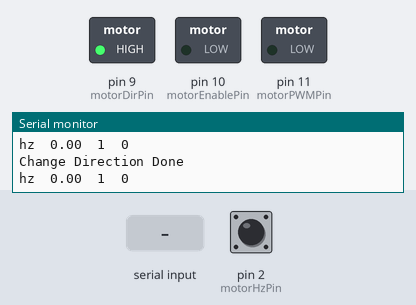
This sketch was run on a simulated Arduino Uno, built with avr-gcc and run on an emulated ATmega328P. Parts: switched loads named in the sketch (green lamp = pin HIGH), the last lines printed to the serial monitor. The test bench sets the inputs (shaded band); at power-on: pin 2 (motorHzPin) HIGH. Random numbers use the default seed unless the sketch sets one.

Above: at 2.2 s.
2.3 s: "C90\n" received over Serial
At 4.2 s:
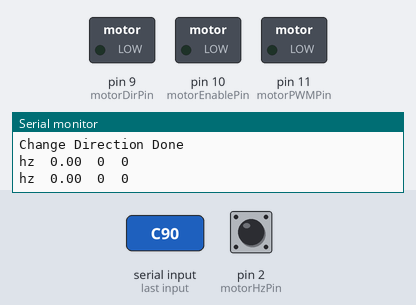
5.8 s: byte 67 ('C') received over Serial
At 6.2 s:
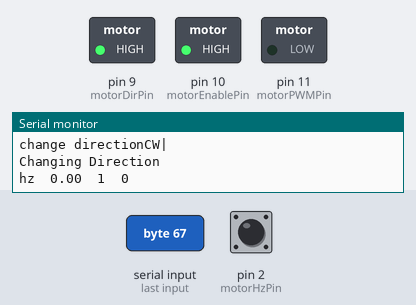
7.3 s: byte 69 ('E') received over Serial
At 7.7 s:
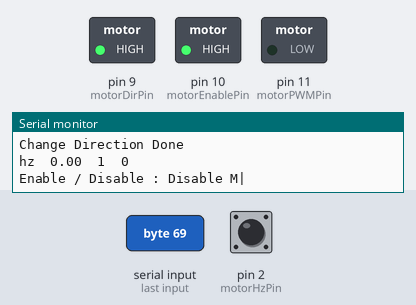
Timing chart, 0 to 10.3 s (numbered marks = the images above; inputs shaded):
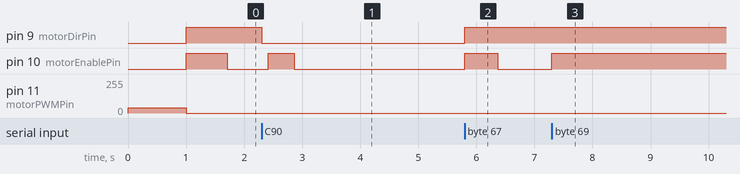

The sketch:

DiscMotorController.ino
```cpp
/*
  Controller MZBL4801F

*/


#include "PinAssignment.h" //Pin Config

long input_value[Input_size];

int power = 50;    // how bright the motorPWMPin is
int increment = 10;    // how many points to fade the motorPWMPin by

bool clockwise = true;
bool enableMotor = true;

bool oneSide = true;

bool quick = true;

long Hz;

unsigned long previousMillis = 0;        // will store last time LED was updated
long intervals = 10000;           // interval at which to blink (milliseconds)

bool prevDirection = true;
bool currDirection = true;
long changeDirectionMillis = 0;
long changeDirectionInterval = 100;
int changeDirectionStage = 0;

//
unsigned long timestamp = 0L ;
long prev_pulses = 0L ;
int num_of_poles = 3;
float rpmReading;

// the setup routine runs once when you press reset:
void setup() {
  // declare pin 9 to be an output:
  pinMode(motorPWMPin, OUTPUT);
  pinMode(motorEnablePin, OUTPUT);
  digitalWrite(motorEnablePin, LOW); //HIGH to enable
  pinMode(motorDirPin, OUTPUT);

  Serial.begin(115200);
 // analogWrite(motorPWMPin, 50);
 // delay(1000);
  analogWrite(motorPWMPin, 40);
  delay(1000);
  power = 0;

  //
  pinMode (motorHzPin, INPUT_PULLUP) ; // just in case its open-collector
  attachInterrupt (0, int_func, RISING) ;  // interrupt channel 0 is pin 2 (for Uno etc)


  Serial.println("Starting");

}

// the loop routine runs over and over again forever:
void loop() {
  // Essentials
  unsigned long currentMillis = millis();

  /* Error Checking */
  if (power <= 0)
  {
    power = 0;
  }
  if (power >= 255)
  {
    power = 255;
  }

  if (clockwise) {
    digitalWrite(motorDirPin, HIGH);
  } else {
    digitalWrite(motorDirPin, LOW);
  }


  if (enableMotor) {
    digitalWrite(motorEnablePin, LOW);
  }
  else {
    digitalWrite(motorEnablePin, HIGH);
  }

  if (prevDirection != currDirection) {
    changeDirectionStage = 0;
  }

  if (currentMillis - changeDirectionMillis >= changeDirectionInterval) {
    if (changeDirectionStage == 0) {
      changeDirectionInterval = random(100,1000);
      enableMotor = false;
      changeDirectionStage = 1;
      changeDirectionMillis = currentMillis;
      prevDirection = currDirection;
      Serial.println("Changing Direction");
    } else if (changeDirectionStage == 1) {
      enableMotor = true;
      changeDirectionStage = 2;
      Serial.println("Change Direction Done");
      changeDirectionMillis = currentMillis;
    }else{
      }
  }


  /*
    if (currentMillis - previousMillis >= intervals) {
      // save the last time you blinked the LED
      previousMillis = currentMillis;

      power = random(40, 60);

      if (quick) {
        intervals = random(500, 800);
        quick = !quick;
      } else {
        intervals = random(2000, 3000);
        quick = !quick;
      }
      if (oneSide) {
        digitalWrite(motorDirPin, LOW);
        if (quick) {
       //   Serial.println("slow");
          analogWrite(motorPWMPin, power);
              oneSide = !oneSide;
        } else {
       //   Serial.println("quick");
          analogWrite(motorPWMPin, 100);
        }

       // Serial.println("ACW");
      } else {

        digitalWrite(motorDirPin, HIGH);
        if (quick) {
        //  Serial.println("slow");
          analogWrite(motorPWMPin, power);

        } else {
        //  Serial.println("quick");
          analogWrite(motorPWMPin, 100);
                    oneSide = !oneSide;
        }

       // Serial.println("CW");
      }

    } else {

    // Serial.print( "Hz: " );
    // Serial.println(Hz);
    }

    // Hz = pulseInLong(5, HIGH);


  */


  if (currentMillis - timestamp >= 1000) { // triggered every second
    {
      timestamp += 1000 ;  // setup for next time

      long now_pulses = get_pulsecount () ;  // sample the count
      long count = now_pulses - prev_pulses ; // take difference from last sample
      prev_pulses = now_pulses ;  // update the previous value
rpmReading = count * 60.0 / num_of_poles;

       Serial.print("hz\t");
       Serial.print(rpmReading);
        Serial.print("\t");
        Serial.print(clockwise);
        Serial.print("\t");
        Serial.println(power);
    }

  }

  analogWrite(motorPWMPin, power);
  //Serial.println(power);


  serial_decode();
  check_update();

  currDirection = clockwise;

}
```

PinAssignment.h
```cpp
// ============ Motor ================

#define motorPWMPin 11
#define motorEnablePin 10
#define motorDirPin 9

#define motorHzPin 2


#define Input_size 3  //define number of inputs value(s)
```

RPM_Checker.ino
```cpp
volatile long pulses = 0 ;  // must be volatile if used in ISR

void int_func ()
{
  pulses ++ ;
}

long get_pulsecount ()  // safely read pulses when its not changing
{
  noInterrupts () ;
  long res = pulses ;  // don't zero the count, just sample it, less scope for bugs (easy debug)
  interrupts () ;
  return res ;
}
```

Serial_Communication.ino
```cpp
/*  Serial Decode

  0: 0 CW 1 ACW
  1: val 0-255
  2: duration 1000 = 1s
*/

String inString = "";    // string to hold input char
String inString_buffer = "";    // string to hold input Serial msg
String inString_display_buffer = "";    // string to hold Display info

bool exclude_print_val = true;


int current_index = 0;//index of current decoding number
//long input_value[Input_size];  //inputs value(s) buffer -> moved to main tab
boolean update_flag = false; //Flag for end of success input string follow /n

void serial_decode()   // Read serial input: //TODO add serial1
{
  byte Read_Flag = 0;
  while (Serial.available() > 0)
  {
    int inChar = Serial.read();
    char_decode(inChar) ;
  }

  /*
    while (Serial1.available() > 0)
    {
      int inChar = Serial1.read();
      char_decode(inChar) ;
    }
  */
}


void char_decode(int inChar)
{
  // Read_Flag=0;
  inString_buffer += (char)inChar;
  if (isDigit(inChar))       //if get a number
  {
    // convert the incoming byte to a char
    // and add it to the string:
    inString += (char)inChar;
    //Serial.println(inString);
  }
  else if (inChar == '-')       // if you get a comma, convert to a number,
  {
    if (current_index < Input_size) // within size
    {
      input_value[current_index] = inString.toInt(); //

      //  pdInput_value[current_index] = inString.toInt(); //
      current_index++;  //increase index
    }


    //            else// giveup the value to avoide over access array
    //            {
    //              Serial.println("overflow");
    //            }
    inString = "";   // clear the string buffer for new input:


  }
  else if (inChar == '\n' || inChar == 'N')       //if you get a newline, convert to a number and print all value
  {
    if (current_index < Input_size) // within size
    {
      input_value[current_index] = inString.toInt(); //final value

    }
    //            else// giveup the value to avoide over access array
    //            {
    //              Serial.println("overflow(end)");
    //            }
setSpeedController();

    inString = "";   // clear the string buffer for new input:
    current_index = 0;// reset the index
    //Set update_Flag
    update_flag = true;

  }
  else if (inChar == 'C') //Check if online
  {
    //DO STH HERE
    inString = "";   // clear the string buffer for new input:

    clockwise = !clockwise;

    Serial.print("change direction");
    if (clockwise) {
      Serial.print("CW");
    } else {
      Serial.print("AWC");
    }
    update_flag = true;
    exclude_print_val = true;
  }
  else if (inChar == 'E') //Check if online
  {
    //DO STH HERE
    inString = "";   // clear the string buffer for new input:

    enableMotor = !enableMotor;

    Serial.print("Enable / Disable : ");
    if (enableMotor) {
      Serial.print("Enable M");
    } else {
      Serial.print("Disable M");
    }


    update_flag = true;
    exclude_print_val = true;
  }
  else if (inChar == 'P') //Check if online
  {
    //DO STH HERE
    inString = "";   // clear the string buffer for new input:
    long pulse = pulseIn(motorHzPin,HIGH);
    Serial.println(pulse/3);
    update_flag = true;
    exclude_print_val = true;
  }


}


void check_update()   //Check update flag and write value when string finish
{
  if ( update_flag == true) //update value
  {

    if (exclude_print_val == false) {
      //print all value
      Serial.print("hz\t");
      for (int index = 0; index < Input_size; index++)
      {

        Serial.print(input_value[index]);
        Serial.print("\t");

      }

    }
    //Finish Serial.print, Next Line
    Serial.println("|");

    exclude_print_val = false;
    update_flag = false; //clear flag
    inString_display_buffer = inString_buffer;    // string to hold input Serial msg
    inString_buffer = "";   // clear the string buffer for new input:
  }


}
```

Speed_Controller.ino
```cpp
void setSpeedController() {
  if (input_value[0] == 11) {
    power = input_value[1];
    Serial.print("Power : ");
    Serial.println(power);
    input_value[0] = 0;
  }
}
```

good_run_record.ino
```cpp
/*


#include "PinAssignment.h" //Pin Config

long input_value[Input_size];

int power = 80;    // how bright the motorPWMPin is
int increment = 10;    // how many points to fade the motorPWMPin by

bool oneSide = true;

bool quick = true;

long Hz;

unsigned long previousMillis = 0;        // will store last time LED was updated
long intervals = 10000;           // interval at which to blink (milliseconds)


// the setup routine runs once when you press reset:
void setup() {
  // declare pin 9 to be an output:
  pinMode(motorPWMPin, OUTPUT);
  pinMode(motorEnablePin, INPUT);
  digitalWrite(motorEnablePin, HIGH); //HIGH to enable
  pinMode(motorDirPin, OUTPUT);
  digitalWrite(motorDirPin, LOW);
  Serial.begin(115200);
  analogWrite(motorPWMPin, 50);
  delay(1000);
  analogWrite(motorPWMPin, 30);
  delay(1000);
  analogWrite(motorPWMPin, 40);
  delay(1000);

  Serial.println("Starting");

}

// the loop routine runs over and over again forever:
void loop() {
  // set the power of pin 9:

  if (power <= 0)
  {
    power = 0;
  }
  if (power >= 255)
  {
    power = 255;
  }
  analogWrite(motorPWMPin, power);

  unsigned long currentMillis = millis();

  if (currentMillis - previousMillis >= intervals) {
    // save the last time you blinked the LED
    previousMillis = currentMillis;

    power = random(40, 60);

    if (quick) {
      intervals = random(500, 800);
      quick = !quick;
    } else {
      intervals = random(2000, 3000);
      quick = !quick;
    }
    if (oneSide) {
      digitalWrite(motorDirPin, LOW);
      if (quick) {
        Serial.println("slow");
        analogWrite(motorPWMPin, power);
            oneSide = !oneSide;
      } else {
        Serial.println("quick");
        analogWrite(motorPWMPin, 100);
      }

      Serial.println("ACW");
    } else {

      digitalWrite(motorDirPin, HIGH);
      if (quick) {
        Serial.println("slow");
        analogWrite(motorPWMPin, power);

      } else {
        Serial.println("quick");
        analogWrite(motorPWMPin, 100);
                  oneSide = !oneSide;
      }

      Serial.println("CW");
    }

  } else {

   Serial.print( "Hz: " );
   Serial.println(Hz);
  }

  Hz = pulseInLong(5, HIGH);

}


*/
```

Measured:
- after the input at 2.3 s, pin 9 (motorDirPin): HIGH → LOW at once; pin 10 (motorEnablePin): LOW → HIGH after 0.12 s, → LOW 0.45 s later
- after the input at 5.8 s, pin 9 (motorDirPin): LOW → HIGH at once; pin 10 (motorEnablePin): LOW → HIGH at once, → LOW 0.57 s later
- after the input at 7.3 s, pin 10 (motorEnablePin): LOW → HIGH at once
